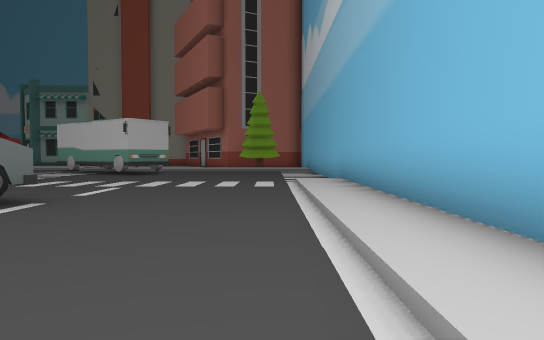
view 1 (above)

24 first-person views from a walk through a Unity game level. The camera is 1.2 m above the floor, tilts 2° down and sees 70° across. The floor is counted in squares, 2 m on a side. Each view is taken from the middle of a square. On the plan, view 1 faces up. The plan holds only what a view shows up to about 11 squares ahead; the rest is blank. The place goes on beyond the plan. The player character is not drawn. Some animated figures are left out. Some surface patterns are stand-ins.

view 2
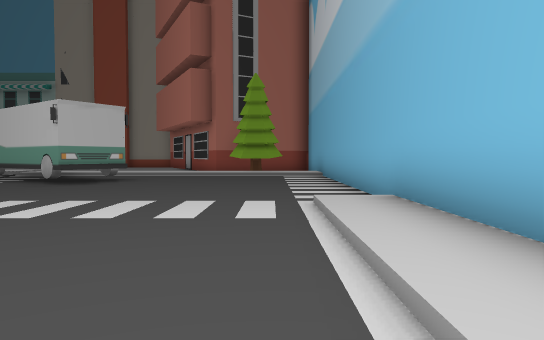

view 3
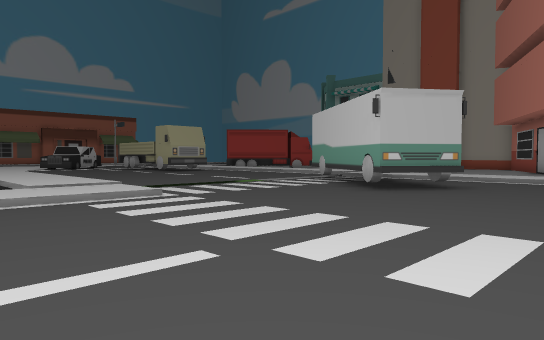

view 4
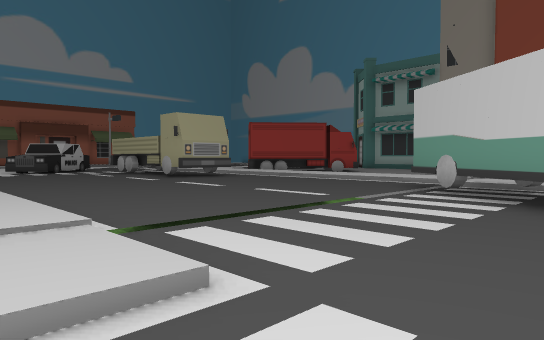

view 5
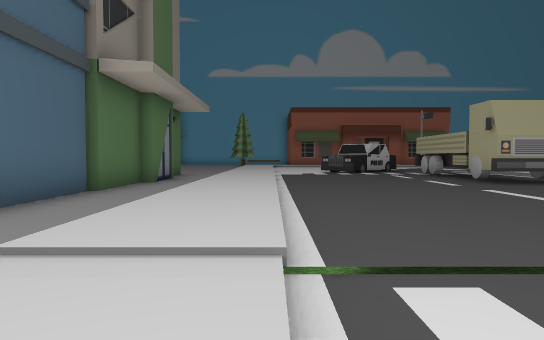

view 6
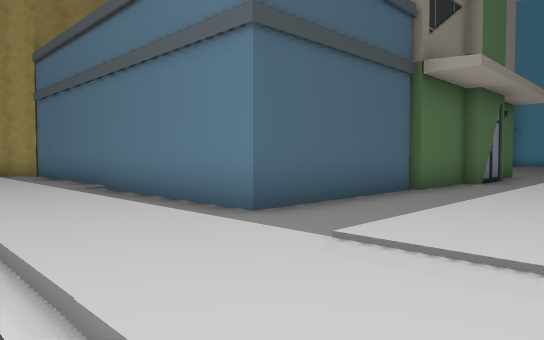

view 7
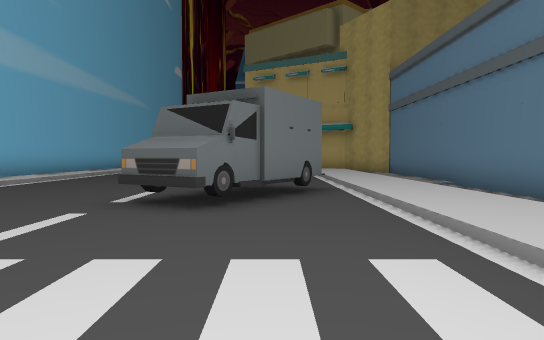

view 8
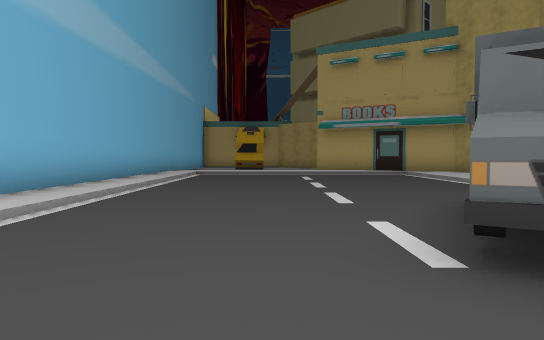

view 9
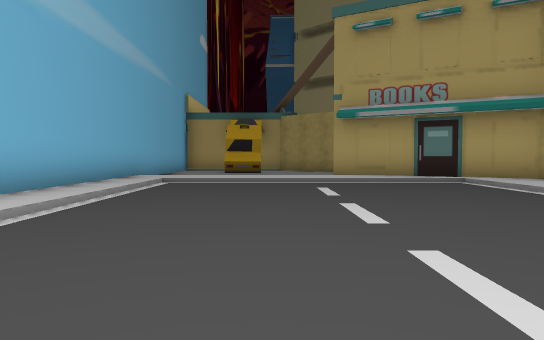

view 10
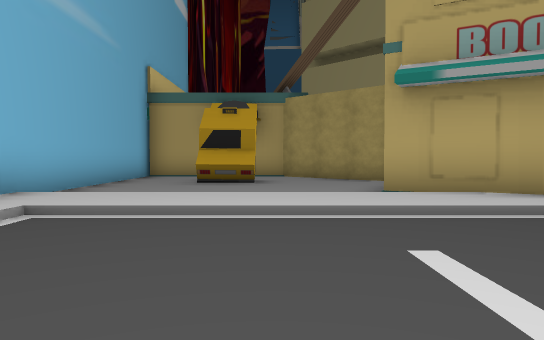

view 11
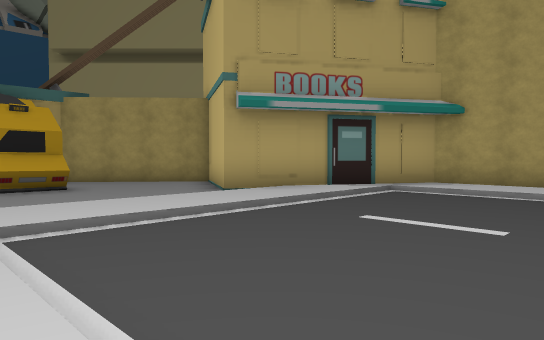

view 12
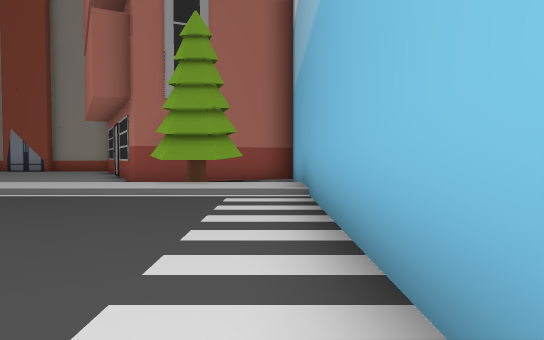

view 13
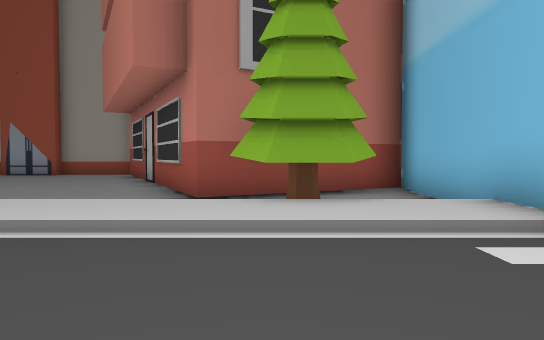

view 14
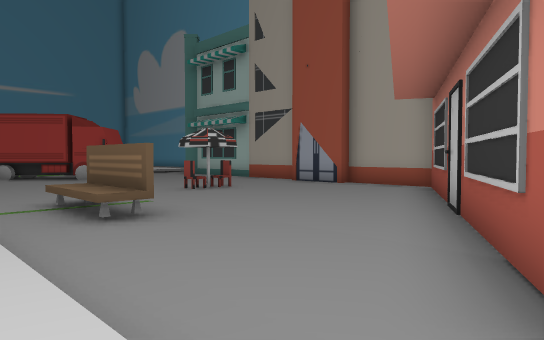

view 15
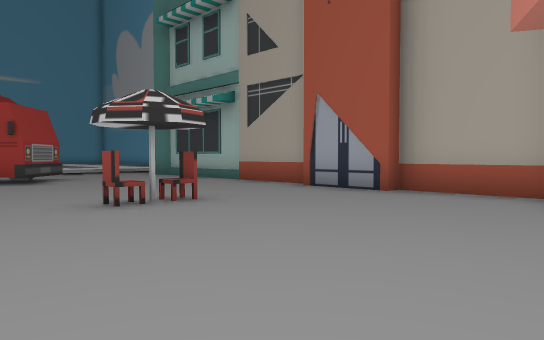

view 16
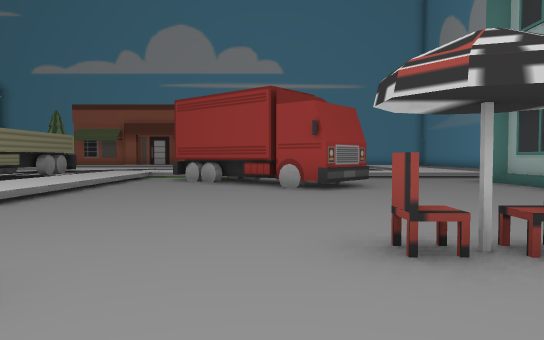

view 17
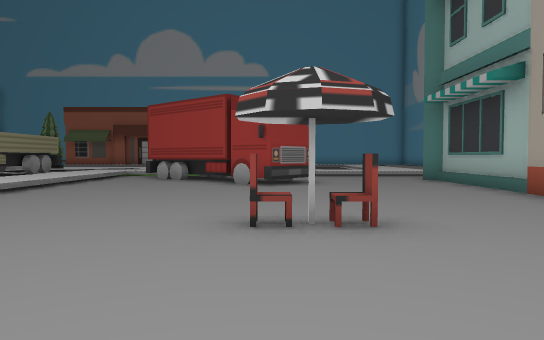

view 18
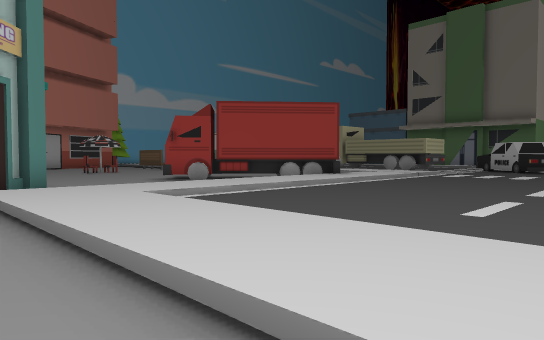

view 19
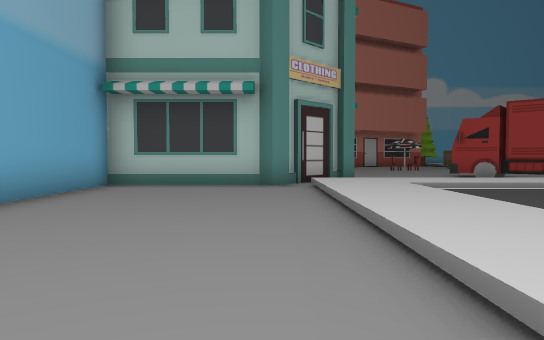

view 20
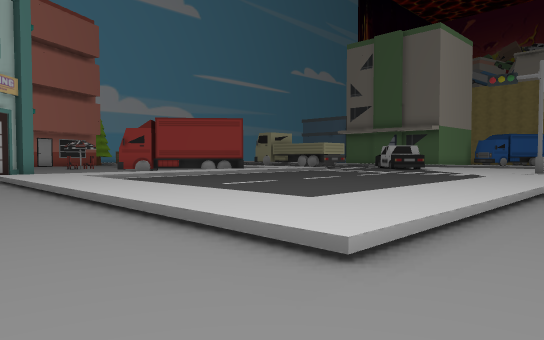

view 21
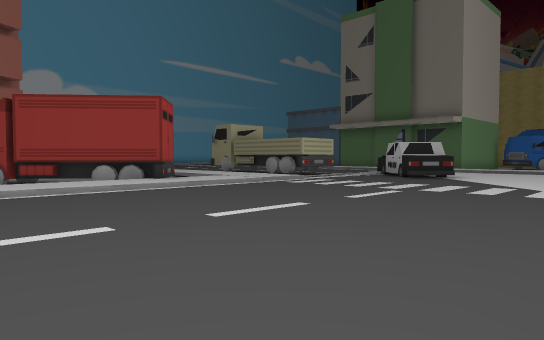

view 22
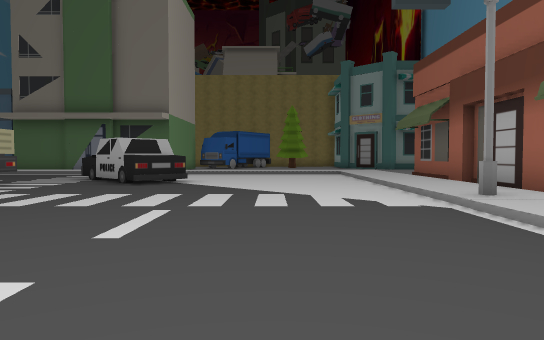

view 23
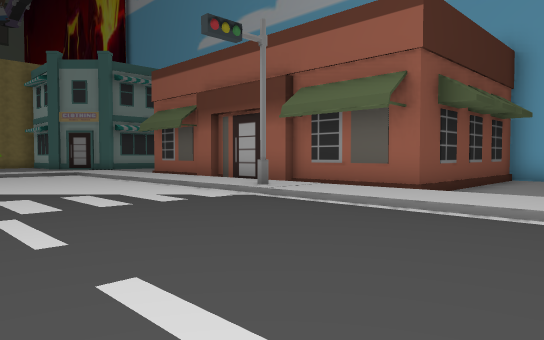

view 24
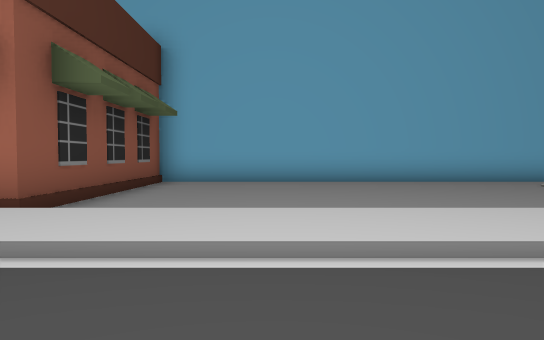

### Floor plan
Key: @ floor where view 1 was taken; # wall or solid block; . main floor; : floor 0.25 m higher than the main floor; / step, stairs or slope; O other object.
Columns run from 34 left of view 1 to 2 right of it. Each row starts with its distance up from view 1.
 32              ###O
 31             .....O
 30           ......O
 29 #    ...........O
 28 #..  ...........OO
 27 #... .///////////OO  O
 26 #...../:::::::::/.OOO.OOOOOOO
 25 #...../:.......:/............O
 24 #...../:.......:/............OO
 23 #...../:.......:/..O..........O
 22 #...../:.......:/.OOO....O.....O
 21 #...../:.......:/OOO...........O   OO
 20 #...../:.......:OOO.............OOO.#
 19 ######/:.......:/O........OO....OOO.#
 18      #/:.......:/................OO.#
 17      #/#.......:::::::::::::::::::::#
 16      #/:.......////////////O////////#
 15      #/:........OOOOO.....OOO.......#
 14      #/:.....O..OOOOO......OO O.....#
 13      #/:....OO...............OO.....#
 12      #/:.....OOO....................#
 11      # :.....  .....................#
 10          ..      ...................#
  9          //      ///////////......./#
  8                  :::::::::::.......:#
  7                 ........../:.......:#
  6                 .OO......./:.......:#
  5                    OOO   O/:..OO...:#
  4                          O/:.OO....:#
  3                          O/:O  ....:#
  2                          O/:. .....:#
  1                          O/:.......:#
  0                          O/:......@:#
 -1                          O/:.......:#
 -2                          O/:.......:#
 -3                          O/:.......:#
 -4                          #/:.......:#
 -5                          #/:.......:#
 -6                          ##:///////:#
 -7                           ###:::::::#
 -8                             ###.....#
 -9                              #......#
-10                              #......#
-11                              #...O..#
-12                              ##..O..#
-13                               ###   #

Positions as (right, up) in squares from view 1, and headings:
1: (0, 0), facing up
2: (0, 4), facing up
3: (-1, 6), facing up-left
4: (-5, 8), facing up-left
5: (-6, 9), facing left
6: (-6, 9), facing down-left
7: (-5, 10), facing down
8: (-2, 7), facing down
9: (-2, 3), facing down
10: (-2, -2), facing down
11: (1, -2), facing down-left
12: (1, 10), facing up
13: (-1, 13), facing up
14: (-2, 17), facing up-left
15: (-5, 20), facing up-left
16: (-7, 21), facing left
17: (-6, 22), facing left
18: (-24, 28), facing down-right
19: (-26, 28), facing right
20: (-29, 29), facing down-right
21: (-26, 24), facing down-right
22: (-24, 22), facing down
23: (-22, 22), facing down-left
24: (-24, 22), facing left
